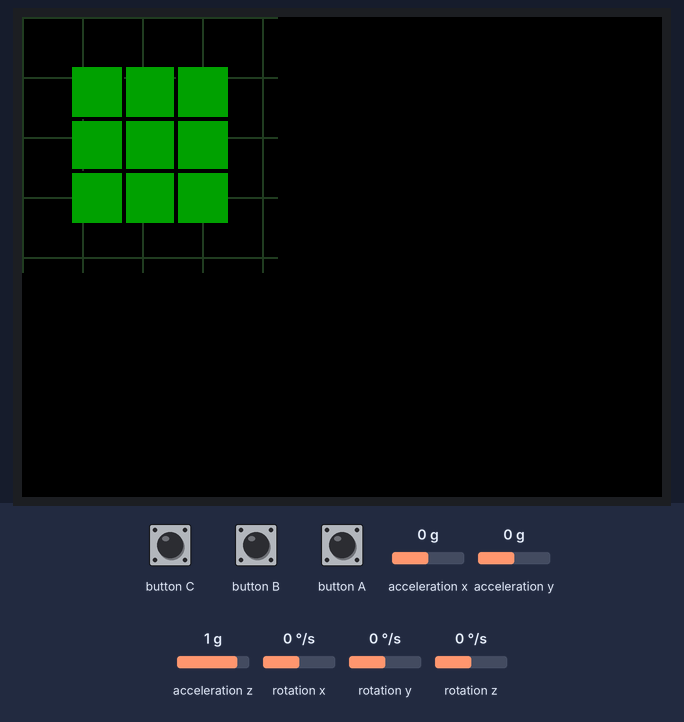
Recording of a sketch running on a simulated ESP32. Parts: 320×240 colour display. The test bench sets the inputs (shaded band); at power-on: acceleration x 0 g, acceleration y 0 g, acceleration z 1 g, rotation x 0 °/s, rotation y 0 °/s, rotation z 0 °/s. Random numbers use the default seed unless the sketch sets one.

Above: at 2.7 s.
2.8 s: acceleration x set to -1.4 g
At 3.71 s:
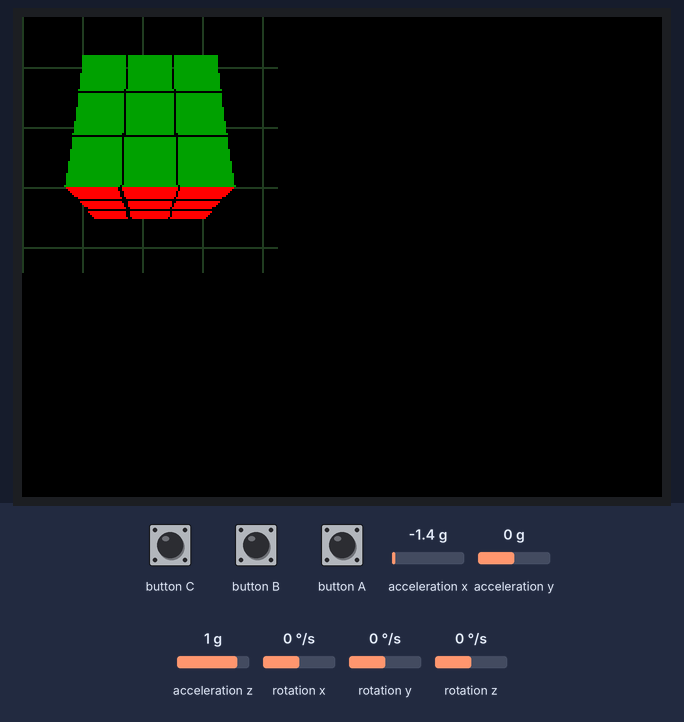
At 4.7 s:
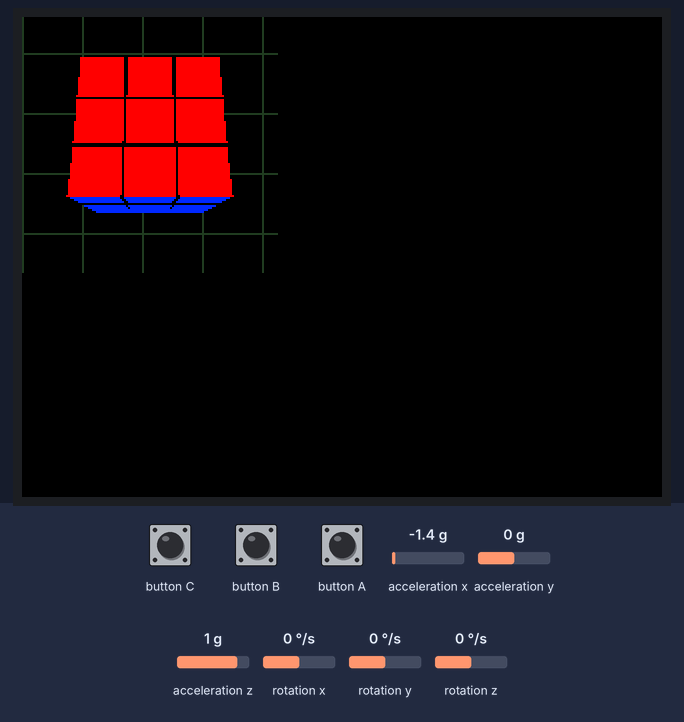
5.8 s: button A pressed for 0.15 s
At 6.34 s:
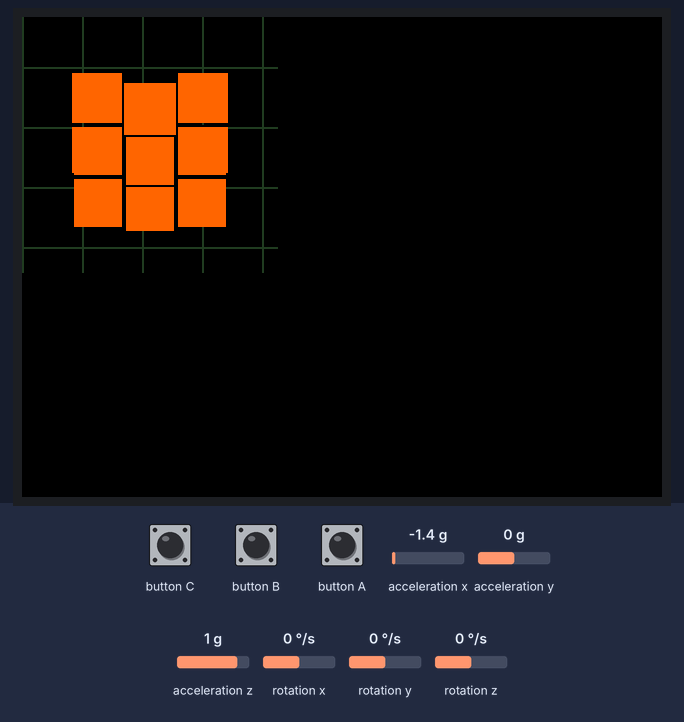
Timing chart, 0 to 8.8 s (numbered marks = the images above; inputs shaded):
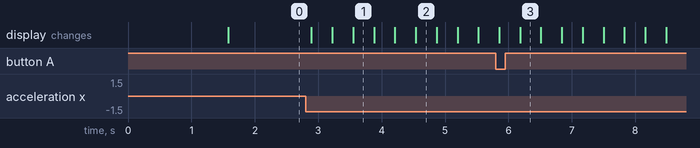

Measured:
- after the input at 2.8 s, the display: first changes after 0.09 s (image 1 shows a later state)

The sketch:

stickc_cubes.ino
```cpp
#include <M5Unified.h>
#include <Kalman.h>
#include "3dmath.h"

#include <vector>
#include <algorithm>
#define M_PIf     (3.14159265358979323846f) /* pi */
#define M_halfPIf (3.14159265358979323846f / 2.0f);
/*
<- Front    0 1 2    9 10 11  18 19 20
            3 4 5   12 13 14  21 22 23   (13 is stable)
            6 7 8   15 16 17  24 25 26  -> Back
*/

const Vector4 box_points[8] = {
  Vector4(1.0f, 1.0f, 1.0f, 1.0f),
  Vector4(-1.0f, 1.0f, 1.0f, 1.0f),
  Vector4(-1.0f, -1.0f, 1.0f, 1.0f),
  Vector4(1.0f, -1.0f, 1.0f, 1.0f),
  Vector4(1.0f, 1.0f, -1.0f, 1.0f),
  Vector4(-1.0f, 1.0f, -1.0f, 1.0f),
  Vector4(-1.0f, -1.0f, -1.0f, 1.0f),
  Vector4(1.0f, -1.0f, -1.0f, 1.0f),
};
const int box_polygons[12*3] = {
  0,1,2,
  2,3,0,
  7,6,5,
  5,4,7,
  1,5,6,
  6,2,1,
  4,0,3,
  3,7,4,
  3,2,6,
  6,7,3,
  4,5,1,
  1,0,4,
};
const int lines[6*4] = {
  0,1,2,3,
  4,0,3,7,
  5,4,7,6,
  1,5,6,2,
  5,1,0,4,
  7,3,2,6,
};

struct Cube {
  Matrix44 mat;
  uint16_t color[6];
};

static M5Canvas canvas(&M5.Lcd);
static int counter = 0;
static Cube cubes[27];
static Vector4 points[27*12*3];
static Vector4 line_points[8];
static uint16_t colors[27*12];
static std::vector<int> polygon_order;
const float cubeSize = 0.75f;
static Matrix44 viewMatrix;
static Matrix44 projectionMatrix;
static Quaternion qRot;
static float screenWidth = 128.0f;
static float screenHeight = 128.0f;

void InitCubes() {
  for (int i = 0; i < 27; i++) {
    int z = (i/9)-1;
    int y = ((i/3)%3)-1;
    int x = (i%3)-1;
    cubes[i].mat.SetTrans(cubeSize * x, cubeSize * y, cubeSize * z);
    for (int j = 0; j < 6; j++) {
      int r = rand()%256;
      int g = rand()%256;
      int b = rand()%256;
      uint16_t col = TFT_BLACK;
      switch (j) {
        case 0:
          if (z == 1) col = TFT_RED;
          break;
        case 1:
          if (z == -1) col = M5.Lcd.color565(255, 100, 0);
          break;
        case 2:
          if (x == -1) col = TFT_YELLOW;
          break;
        case 3:
          if (x == 1) col = M5.Lcd.color565(0xE0, 0xE0, 0xE0);
          break;
        case 4:
          if (y == -1) col = M5.Lcd.color565(0, 40, 255);
          break;
        case 5:
          if (y == 1) col = M5.Lcd.color565(0, 160, 0);
          break;
      }
      //cubes[i].color[j] = static_cast<uint16_t>((b & 0x1F) | (g & 0x3F) << 5 | (r & 0x1F) << 11);
      cubes[i].color[j] = col;
      if (i == 13) {
        cubes[i].color[j] = TFT_BLACK;
      }
    }
  }
  polygon_order.reserve(27*12);
}
void Update(Matrix44 mat) {
  int k = 0;
  int l = 0;
  polygon_order.clear();
  for (int i = 0; i < 27; i++) {
    auto& cube = cubes[i];
    if (i == 13) continue;

    float halfCubeSize = cubeSize * 0.5f;
    for (int j = 0; j < 12; j++) {
      int i0 = box_polygons[j*3+0];
      int i1 = box_polygons[j*3+1];
      int i2 = box_polygons[j*3+2];
      Matrix44 m = viewMatrix * mat * cube.mat;
      points[k++] = m * (box_points[i0] * halfCubeSize * 0.9f);
      points[k++] = m * (box_points[i1] * halfCubeSize * 0.9f);
      points[k++] = m * (box_points[i2] * halfCubeSize * 0.9f);
      polygon_order.push_back(l);
      colors[l++] = cube.color[j/2];
    }
  }
  {
    Matrix44 m = viewMatrix * mat;
    for (int i = 0; i < 8; i++) {
      Vector4 v = box_points[i];
      v = m * (v * 1.5f * cubeSize);
      line_points[i] = Matrix44::ProjectTo2D(v, projectionMatrix, screenWidth, screenHeight);
    }
  }

  // Z位置順にソート
  std::sort(polygon_order.begin(), polygon_order.end(),
    [points](int a, int b) -> bool {
      const Vector4& va0 = points[a*3+0];
      const Vector4& va1 = points[a*3+1];
      const Vector4& va2 = points[a*3+2];
      float da = va0.z + va1.z + va2.z;
      const Vector4& vb0 = points[b*3+0];
      const Vector4& vb1 = points[b*3+1];
      const Vector4& vb2 = points[b*3+2];
      float db = vb0.z + vb1.z + vb2.z;
        return da < db;
    });

  for (int j = 0; j < k; j++) {
    points[j].w = 1.0f;
    points[j] = Matrix44::ProjectTo2D(points[j], projectionMatrix, screenWidth, screenHeight);
    points[j].w = 1.0f;
  }
}

void RotateX(int lineNum, float angle) {
  Quaternion qX = Quaternion::Rotate(angle, Vector4(1.0f, 0.0f, 0.0f, 0.0f));
  Matrix44 mat;
  mat.FromQuaternion(qX);

  for (int i = 0; i < 27; i++) {
    auto& cube = cubes[i];
    if (i == 13) continue;
    Vector4 pos = Vector4(cube.mat.GetTransX(), cube.mat.GetTransY(), cube.mat.GetTransZ(), 1.0f);
    if (abs(pos.x + cubeSize * lineNum) < 0.01f) {
      Matrix44 tm0, tm1;
      tm0.SetTrans(pos.x, pos.y, pos.z);
      tm1.SetTrans(-pos.x, -pos.y, -pos.z);
      pos = mat * pos;
      cube.mat = mat * (tm1 * cube.mat);
      cube.mat.SetTrans(pos.x, pos.y, pos.z);
    }
  }
}

void RotateY(int lineNum, float angle) {
  Quaternion qY = Quaternion::Rotate(angle, Vector4(0.0f, 1.0f, 0.0f, 0.0f));
  Matrix44 mat;
  mat.FromQuaternion(qY);

  for (int i = 0; i < 27; i++) {
    auto& cube = cubes[i];
    if (i == 13) continue;
    Vector4 pos = Vector4(cube.mat.GetTransX(), cube.mat.GetTransY(), cube.mat.GetTransZ(), 1.0f);
    if (abs(pos.y + cubeSize * lineNum) < 0.01f) {
      Matrix44 tm0, tm1;
      tm0.SetTrans(pos.x, pos.y, pos.z);
      tm1.SetTrans(-pos.x, -pos.y, -pos.z);
      pos = mat * pos;
      cube.mat = mat * (tm1 * cube.mat);
      cube.mat.SetTrans(pos.x, pos.y, pos.z);
    }
  }
}

void RotateZ(int lineNum, float angle) {
  Quaternion qZ = Quaternion::Rotate(angle, Vector4(0.0f, 0.0f, 1.0f, 0.0f));
  Matrix44 mat;
  mat.FromQuaternion(qZ);

  for (int i = 0; i < 27; i++) {
    auto& cube = cubes[i];
    if (i == 13) continue;
    Vector4 pos = Vector4(cube.mat.GetTransX(), cube.mat.GetTransY(), cube.mat.GetTransZ(), 1.0f);
    if (abs(pos.z + cubeSize * lineNum) < 0.01f) {
      Matrix44 tm0, tm1;
      tm0.SetTrans(pos.x, pos.y, pos.z);
      tm1.SetTrans(-pos.x, -pos.y, -pos.z);
      pos = mat * pos;
      cube.mat = mat * (tm1 * cube.mat);
      cube.mat.SetTrans(pos.x, pos.y, pos.z);
    }
  }
}

float acc[3];
float accOffset[3];
float gyro[3];
float gyroOffset[3];

float kalAngleX;
float kalAngleY;
Kalman kalmanX;
Kalman kalmanY;

long lastMs = 0;
long tick = 0;
float posX = 0;
float posY = 0;
int spinSpeed = 0;
int spinMode = -1; // 0,1,2:X 3,4,5:Y 6,7,8:Z
float spinAngle = 0.0f;

void sensorUpdate() {
  M5.Imu.getGyroData(&gyro[0], &gyro[1], &gyro[2]);
  M5.Imu.getAccelData(&acc[0], &acc[1], &acc[2]);
}

float getRoll(){
  return atan2(acc[1], acc[2]) * RAD_TO_DEG;
}
float getPitch(){
  return atan(-acc[0] / sqrt(acc[1]*acc[1] + acc[2]*acc[2])) * RAD_TO_DEG;
}

void calibration(){
  //補正値を求める
  float gyroSum[3];
  float accSum[3];
  for(int i = 0; i < 500; i++){
    sensorUpdate();
    gyroSum[0] += gyro[0];
    gyroSum[1] += gyro[1];
    gyroSum[2] += gyro[2];
    accSum[0] += acc[0];
    accSum[1] += acc[1];
    accSum[2] += acc[2];
    delay(2);
  }
  gyroOffset[0] = gyroSum[0]/500;
  gyroOffset[1] = gyroSum[1]/500;
  gyroOffset[2] = gyroSum[2]/500;
  accOffset[0] = accSum[0]/500;
  accOffset[1] = accSum[1]/500;
  accOffset[2] = accSum[2]/500 - 1.0;//重力加速度1G
}

void applyCalibration(){
  gyro[0] -= gyroOffset[0];
  gyro[1] -= gyroOffset[1];
  gyro[2] -= gyroOffset[2];
  acc[0] -= accOffset[0];
  acc[1] -= accOffset[1];
  acc[2] -= accOffset[2];
}


void setup() {
  // put your setup code here, to run once:
  M5.begin();
  M5.Imu.init();

  // カメラ設定
  Vector4 eye(0.0f, 5.0f, 0.0f, 1.0f);  // カメラ位置
  Vector4 target(0.0f, 0.0f, 0.0f, 1.0f);  // カメラの注視点
  //Vector4 up(0.0f, 1.0f, 0.0f, 0.0f);  // カメラの上方向
  Vector4 up(0.0f, 0.0f, -1.0f, 0.0f);  // カメラの上方向

  viewMatrix = Matrix44::LookAt(eye, target, up);
  qRot = Quaternion();

  // スクリーンサイズ
  screenWidth = 128.0f;
  screenHeight = 128.0f;

  if (M5.getBoard() == m5::board_t::board_M5StickCPlus || M5.getBoard() == m5::board_t::board_M5StickCPlus2) {
    screenWidth = 240.0f;
    screenHeight = 135.0f;
    pinMode(26, OUTPUT_OPEN_DRAIN);
  }
  // 投影設定
  float fov = 50.0f * (PI / 180.0f);  // 視野角 (ラジアン)
  float aspect = screenWidth / screenHeight;  // アスペクト比
  float near = 0.1f;  // ニアクリップ面
  float far = 100.0f;  // ファークリップ面
  projectionMatrix = Matrix44::Perspective(fov, aspect, near, far);

  InitCubes();

  M5.Lcd.fillScreen(BLACK);
  M5.Lcd.setTextColor(WHITE);
  M5.Lcd.setRotation(1);
  M5.Lcd.setTextSize(2);

  canvas.setColorDepth(16);
  canvas.createSprite((int)screenWidth, (int)screenHeight);

  calibration();
  sensorUpdate();
  kalmanX.setAngle(getRoll());
  kalmanY.setAngle(getPitch());
  lastMs = micros();
}

void loop() {
  canvas.fillScreen(TFT_BLACK);

  counter++;
  sensorUpdate();
  applyCalibration();
  float dt = (micros() - lastMs) / 1000000.0;
  lastMs = micros();
  float roll = getRoll();
  float pitch = getPitch();

  kalAngleX = kalmanX.getAngle(roll, gyro[0], dt);
  kalAngleY = kalmanY.getAngle(pitch, gyro[1], dt);

  posX -= kalAngleX * 0.1f;
  posY += kalAngleY * 0.1f;

  // 背景のグリッド
  int ofsX = (int)(posX) % 30;
  int ofsY = (int)(posY) % 30;
  const uint16_t darkGrey = M5.Lcd.color565(32, 60, 32);
  int b = (int)screenWidth;
  if (b < (int)screenHeight) b = (int)screenHeight;
  for (int i = 0; i < (b/30)+2; i++) {
    int x = i*30+ofsX;
    int y = i*30+ofsY;
    canvas.drawLine(x, 0, x, (int)screenHeight, darkGrey);
    canvas.drawLine(0, y, (int)screenWidth, y, darkGrey);
  }

  // 座標系を回転
  Quaternion qX = Quaternion::Rotate(-kalAngleX / 360.0f * 6.283f * 0.1f, Vector4(0.0f, 0.0f, 1.0f, 0.0f));
  Quaternion qY = Quaternion::Rotate(-kalAngleY / 360.0f * 6.283f * 0.1f, Vector4(1.0f, 0.0f, 0.0f, 0.0f));
  Quaternion q = qX * qY;
  qRot = q * qRot;

  // 頂点の回転
  Matrix44 mat;
  mat.FromQuaternion(qRot);

  // オブジェクト更新
  Update(mat);

  // 描画
  for (auto it = polygon_order.begin(); it != polygon_order.end(); ++it) {
    int j = *it;
    const Vector4& p0 = points[j*3+0];
    const Vector4& p1 = points[j*3+1];
    const Vector4& p2 = points[j*3+2];
    bool cw = Vector4::IsClockwise(p0, p1, p2);
    if (cw) {
      canvas.fillTriangle((int)p0.x, p0.y, (int)p1.x, p1.y, p2.x, p2.y, colors[j]);
    }
  }
#if 0
  for (int i = 0; i < 6; i++) {
    int i0 = lines[i*4+0];
    int i1 = lines[i*4+1];
    int i2 = lines[i*4+2];
    int i3 = lines[i*4+3];
    const Vector4& p0 = line_points[i0];
    const Vector4& p1 = line_points[i1];
    const Vector4& p2 = line_points[i2] - p1;
    const Vector4& p3 = line_points[i3] - p0;
    bool cw = Vector4::IsClockwise(p0, p1, p2);
    if (cw) {
      Vector4 pp0 = p0;
      Vector4 pp1 = p1;
      canvas.drawLine((int)p0.x, (int)p0.y, (int)p1.x, (int)p1.y, TFT_BLACK);
      pp0 = pp0 + p3 * 0.333333f;
      pp1 = pp1 + p2 * 0.333333f;
      canvas.drawLine((int)pp0.x, (int)pp0.y, (int)pp1.x, (int)pp1.y, TFT_BLACK);
      pp0 = pp0 + p3 * 0.333333f;
      pp1 = pp1 + p2 * 0.333333f;
      canvas.drawLine((int)pp0.x, (int)pp0.y, (int)pp1.x, (int)pp1.y, TFT_BLACK);
    }
  }
#endif
  canvas.pushSprite(0, 0);

  M5.update();

  if (M5.BtnA.wasClicked()) {
    spinSpeed = (spinSpeed+1)%4; // 0,1,2,3
  }
  if (spinSpeed > 0) {
    if (spinMode < 0) {
      spinMode = rand() % 9;
      spinAngle = M_halfPIf;
    }
  }
  if (spinMode >= 0) {
    float speed = 0.05f;
    if (spinSpeed == 2) {
      speed = 0.1f;
    }
    else if (spinSpeed == 3) {
      speed = 0.5f;
    }
    float angle = (spinAngle > speed) ? speed : spinAngle;
    spinAngle -= angle;
    switch (spinMode) {
      case 0:
      case 1:
      case 2:
        RotateX(spinMode-1, angle);
        break;
      case 3:
      case 4:
      case 5:
        RotateY(spinMode-4, angle);
        break;
      case 6:
      case 7:
      case 8:
        RotateZ(spinMode-7, angle);
        break;
    }
    if (spinAngle <= 0.0f) {
      spinMode = -1;
    }
  }
  delay(16);
}
```

Source omitted: 3dmath.h (8433 bytes)
